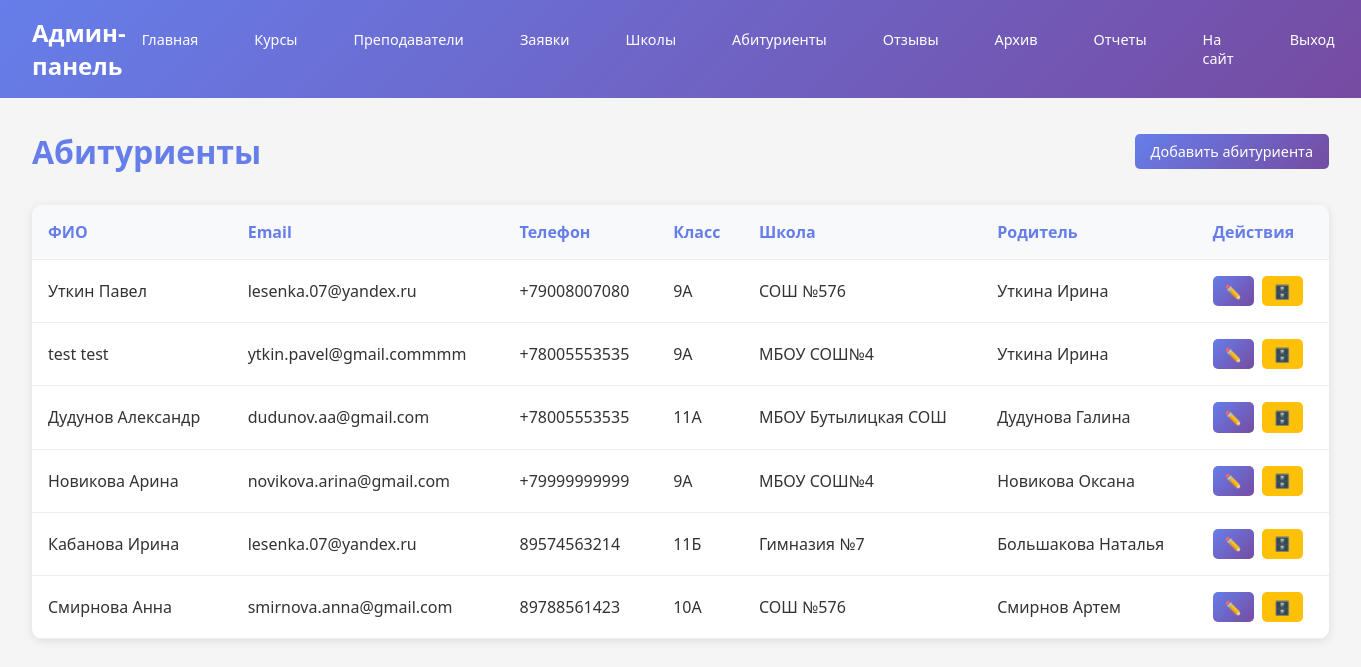
/admin-panel/students/ (signed in), run on an earlier commit of the app's database.
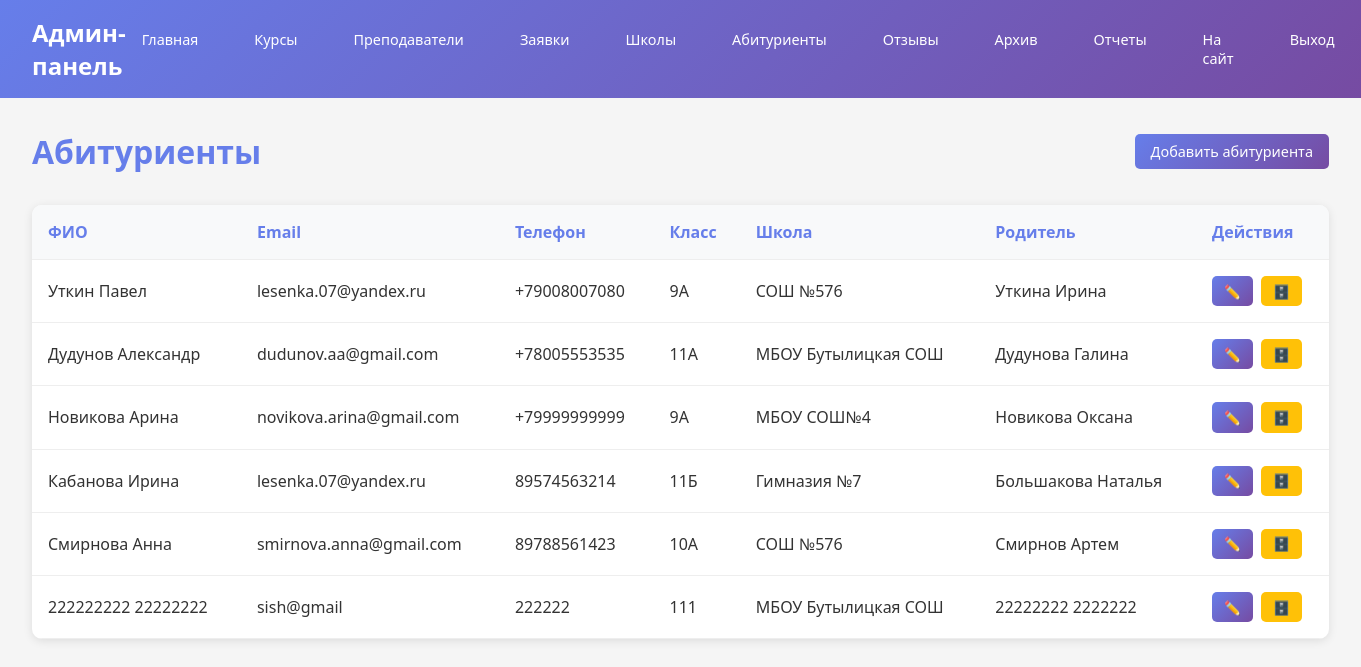
And on a later commit of the database.
### main/models.py (models this page shows, shortened)
class Abiturient(models.Model):
    abitur_id = models.AutoField(primary_key=True)
    user = models.ForeignKey(Users, on_delete=models.CASCADE, db_column='user_id')
    first_name = models.CharField(
        max_length=100,
        validators=[
            RegexValidator(
                regex=r'^[а-яА-Яa-zA-Z]{2,50}$',
                message='Имя должно содержать от 2 до 50 букв'
            )
        ]
    )
    last_name = models.CharField(
        max_length=100,
        validators=[
            RegexValidator(
                regex=r'^[а-яА-Яa-zA-Z]{2,50}$',
                message='Фамилия должна содержать от 2 до 50 букв'
            )
        ]
    )
    email = models.EmailField(
        max_length=255,
        validators=[EmailValidator(message='Введите корректный email адрес')]
    )
    phone = models.CharField(
        max_length=20,
        blank=True,
        null=True,
        validators=[
            RegexValidator(
                regex=r'^[\+]?[0-9\s\-\(\)]{10,20}$',
                message='Введите телефон в формате +7 (___) ___-__-__'
            )
        ]
    )
    class_name = models.CharField(
        max_length=20,
        db_column='class',
        blank=True,
        null=True,
        validators=[
            RegexValidator(
                regex=r'^[1-4]?[0-9][а-яА-Я]?$',
                message='Введите класс в формате 9а, 10б, 11в'
            )
        ]
    )
    school = models.ForeignKey(
        School,
        on_delete=models.SET_NULL,
        db_column='school_id',
        null=True,
        blank=True
    )
    parent = models.ForeignKey(
        Parent,
        on_delete=models.SET_NULL,
        db_column='parent_id',
        null=True,
        blank=True
    )
    photo = models.ImageField(
        upload_to='students/photos/',
        blank=True,
        null=True,
        help_text='Фотография абитуриента (необязательно)'
    )
    is_activ = models.BooleanField(default=True)
    class Meta:
        db_table = 'abiturients'

class School(models.Model):
    school_id = models.AutoField(primary_key=True)
    name = models.CharField(max_length=255)
    address = models.CharField(max_length=255)
    director_last_name = models.CharField(max_length=100, verbose_name='Фамилия директора')
    director_first_name = models.CharField(max_length=100, verbose_name='Имя директора')
    director_middle_name = models.CharField(max_length=100, verbose_name='Отчество директора')
    class Meta:
        db_table = 'school'
        constraints = [
            models.UniqueConstraint(fields=['name', 'address'], name='unique_school_name_address')
        ]

class Parent(models.Model):
    parent_id = models.AutoField(primary_key=True)
    first_name = models.CharField(
        max_length=100,
        validators=[
            RegexValidator(
                regex=r'^[а-яА-Яa-zA-Z]{2,50}$',
                message='Имя должно содержать от 2 до 50 букв'
            )
        ]
    )
    last_name = models.CharField(
        max_length=100,
        validators=[
            RegexValidator(
                regex=r'^[а-яА-Яa-zA-Z]{2,50}$',
                message='Фамилия должна содержать от 2 до 50 букв'
            )
        ]
    )
    phone = models.CharField(
        max_length=20,
        validators=[
            RegexValidator(
                regex=r'^[\+]?[0-9\s\-\(\)]{10,20}$',
                message='Введите телефон в формате +7 (___) ___-__-__'
            )
        ]
    )
    pasport = models.CharField(
        max_length=20,
        validators=[
            RegexValidator(
                regex=r'^\d{4}\s?\d{6}$',
                message='Паспорт в формате: 4501 123456 (4 цифры + 6 цифр)'
            )
        ]
    )
    inn = models.CharField(
        max_length=12,
        validators=[
            RegexValidator(
                regex=r'^\d{10}$|^\d{12}$',
                message='ИНН должен содержать 10 или 12 цифр'
            )
        ]
    )
    address = models.CharField(max_length=255)
    class Meta:
        db_table = 'parent'
        constraints = [
            models.UniqueConstraint(fields=['pasport', 'inn'], name='unique_parent_document')
        ]

### main/views.py (the view)
# urls.py: path('admin-panel/students/', views.admin_students, name='admin_students'),
@staff_member_required
def admin_students(request):
    students = Abiturient.objects.select_related('school', 'parent').filter(is_activ=True).all()
    return render(request, 'admin/students.html', {'students': students})

### main/templates/admin/students.html (shortened to what this page needs)
{% extends 'admin/base_admin.html' %}
{% block content %}
<div style="display: flex; justify-content: space-between; align-items: center; margin-bottom: 2rem;">
    <h1 style="color: #667eea;">Абитуриенты</h1>
    <a href="{% url 'admin_add_student' %}" class="btn">Добавить абитуриента</a>
</div>
{% if students %}
<table>
    <thead>
        <tr>
            <th>ФИО</th>
            <th>Email</th>
            <th>Телефон</th>
            <th>Класс</th>
            <th>Школа</th>
            <th>Родитель</th>
            <th>Действия</th>
        </tr>
    </thead>
    <tbody>
        {% for student in students %}
        <tr>
            <td>{{ student.last_name }} {{ student.first_name }}</td>
            <td>{{ student.email }}</td>
            <td>{{ student.phone|default:"-" }}</td>
            <td>{{ student.class_name|default:"-" }}</td>
            <td>{{ student.school.name|default:"-" }}</td>
            <td>
                {% if student.parent %}
                {{ student.parent.last_name }} {{ student.parent.first_name }}
                {% else %}
                -
                {% endif %}
            <td>
                <div style="display: flex; gap: 0.5rem;">
                    <a href="{% url 'admin_edit_student' student.pk %}" class="btn btn-small">✏️</a>
                    <a href="{% url 'admin_toggle_student_archive' student.pk %}"
                       class="btn btn-small"
                       style="background: {% if student.is_activ %}#ffc107{% else %}#28a745{% endif %};">
                        {% if student.is_activ %}🗄️{% else %}♻️{% endif %}
                    </a>
                </div>
            </td>
        </tr>
        {% endfor %}
    </tbody>
</table>
{% endif %}
{% endblock %}

What changed in the data, as far as the page shows it:
removed Abiturient: last_name "test", first_name "test", email "ytkin.pavel@gmail.commmm", phone "+78005553535", class_name "9А", school.name "МБОУ СОШ№4", parent.last_name "Уткина", parent.first_name "Ирина"
added Abiturient: last_name "222222222", first_name "22222222", email "sish@gmail", phone "222222", class_name "111", school.name "МБОУ Бутылицкая СОШ", parent.last_name "22222222", parent.first_name "2222222"
